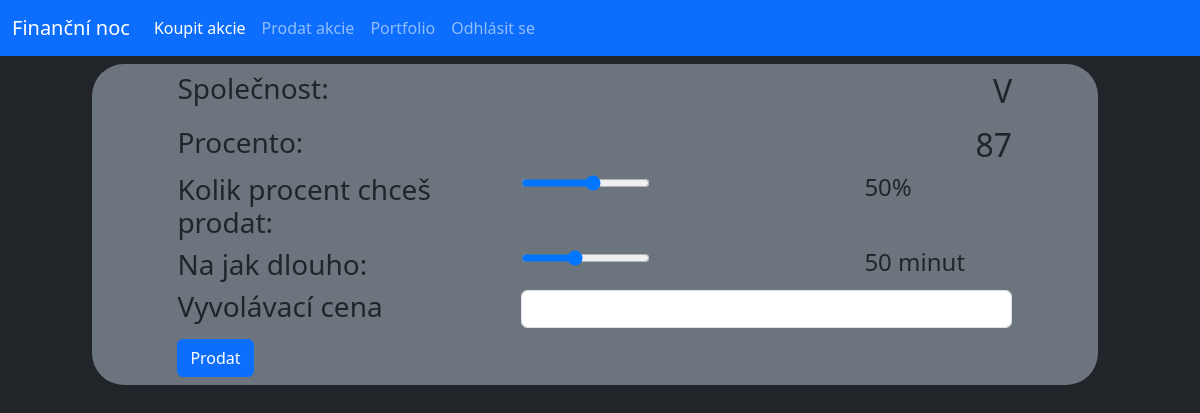
The app's page /sell/1 (signed in), older data.
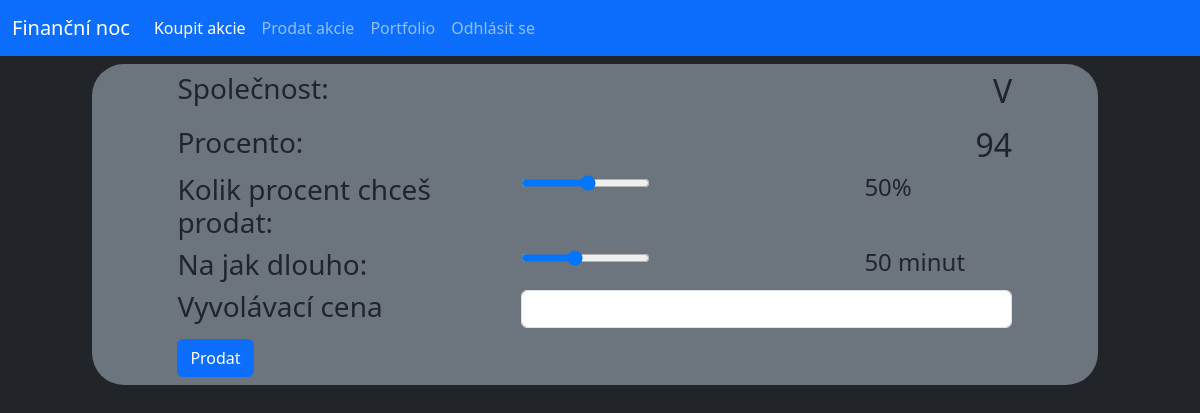
The same page, newer data.
### database.py (models this page shows, shortened)
class Stock(db.Model):
    _id = db.Column("id", db.Integer, primary_key=True)
    owner = db.Column(db.String(40))
    name = db.Column(db.String(40))
    percentage = db.Column(db.Integer)
    isSelling = db.Column(db.Boolean)

### router.py (the view, shortened to what this page needs)
@app.route("/sell", methods=["GET"])
@app.route("/sell/<stock_id>", methods=["GET", "POST"])
def sellStock(stock_id=-1):
    if not "user" in session:
        return redirect(url_for("login"))
    if (request.method == "GET") and (int(stock_id) < 0):
        stocks = Stock.query.filter_by(owner=session["user"]).all()
        return render_template("sell.html", stocks=stocks, logged=True)
    elif (request.method == "GET") and (int(stock_id) >= 0):
        stock = Stock.query.filter_by(_id=stock_id).first()
        stocks = Stock.query.all()
        if stock.owner == session["user"]:
            return render_template("stockSell.html", stock=stock, logged=True)
        else:
            flash("Tuto akcii nevlastníš!")
            return redirect(url_for("home"))

### templates/stockSell.html (shortened to what this page needs)
{% extends "main.html" %}
{% block content %}
<div class="row py-2">
    <div class="col-offset-1 col-11">
        <div class="conteiner offset-1 bg-secondary rounded-5">
            <div class="row py-2">
                <div class="col-4 offset-1"><h3>Společnost:</h3></div>
                <div class="col-6"><h2 class="text-end">{{stock.name}}</h2></div>
            </div>
            <form action="#" method="POST">
                <div class="row">
                    <div class="col-4 offset-1"><h3>Procento:</h3></div>
                    <div class="col-6"><h2 class="text-end">{{stock.percentage}}</h2></div>
                </div>
                <div class="row">
                    <div class="col-4 offset-1"><h3>Kolik procent chceš prodat: </h3></div>
                    <div class="col-4"><input type="range" min="1" max="{{stock.percentage}}" value="50" class="slider" id="percent" name="percent"></div>
                    <div class="col"><h4><span id="sliderValuePer"></span>%</h4></div>
                </div>
                <div class="row">
                    <div class="col-4 offset-1"><h3>Na jak dlouho: </h3></div>
                    <div class="col-4"><input type="range" min="1" max="120" value="50" class="slider" id="minutes" name="minutes"></div>
                    <div class="col"><h4><span id="sliderValueMin"></span> minut</h4></div>
                </div>
                <div class="row">
                    <div class="col-4 offset-1"><h3>Vyvolávací cena</h3></div>
                    <div class="col-6"><input type="price" class="form-control" id="price" name="price"></div>
                </div>
                <div class="row py-2">
                    <div class="col-4 offset-1">
                        <button type="submit" class="btn btn-primary">Prodat</button>
                    </div>
            </form>
            </div>
        </div>
    </div>
{% endblock %}

Row changes from the older to the newer data that the page shows:
changed Stock: percentage "87" → "94"
